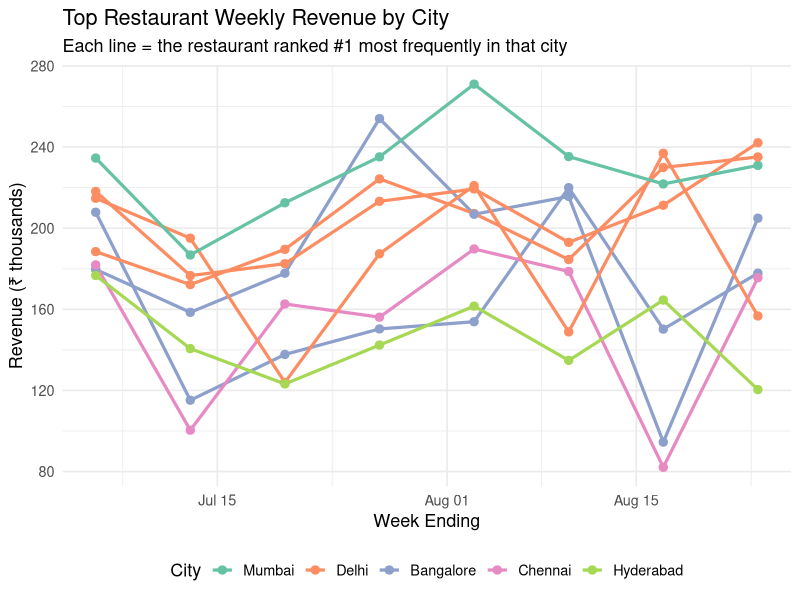
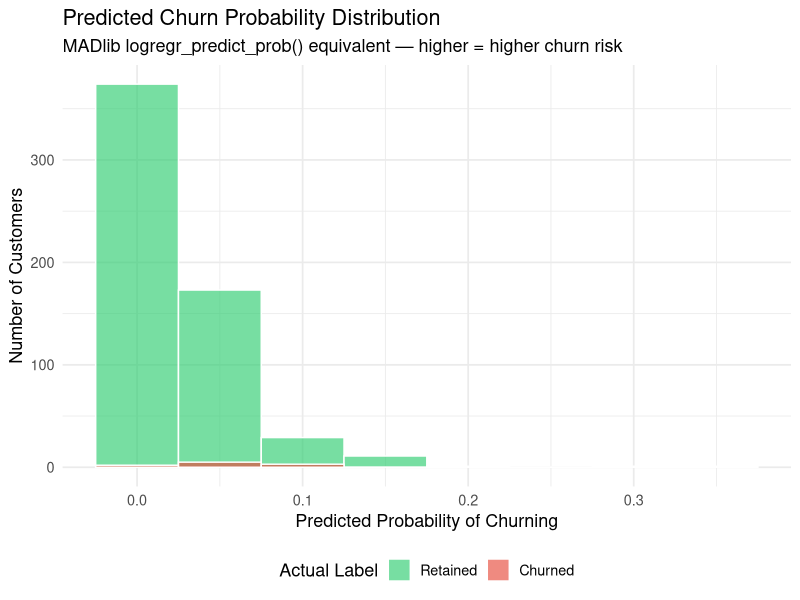
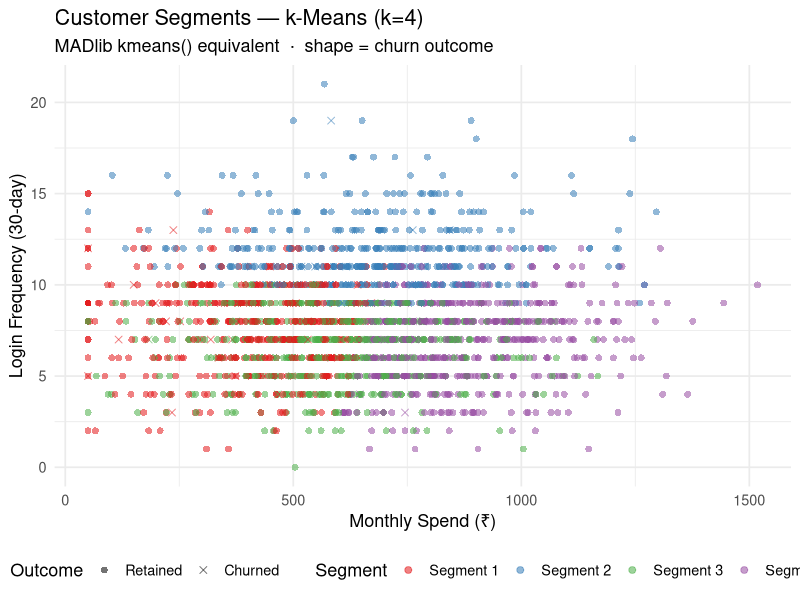

Write the R code that produced these figures, in order.
## ---- chunk 1
# Global chunk options — apply to all chunks below
knitr::opts_chunk$set(
  echo    = TRUE,    # show code in output
  warning = FALSE,   # suppress package warnings (cleaner output)
  message = FALSE    # suppress messages like library load notices
)

# Fix the random seed so results are perfectly reproducible
set.seed(42)

# Core packages — available on posit.cloud with no install
library(dplyr)    # data manipulation (mirrors SQL syntax closely)
library(ggplot2)  # data visualisation
## ---- chunk 2
# Build a synthetic Zomato/Swiggy-style dataset
# 5 cities × 6 restaurants × 8 weeks = 240 rows

cities      <- c("Mumbai", "Delhi", "Bangalore", "Chennai", "Hyderabad")
n_rest      <- 6    # restaurants per city
n_weeks     <- 8    # weeks of history

# Generate restaurant IDs per city
restaurant_data <- expand.grid(
  city          = cities,
  restaurant_id = 1:n_rest,   # 1–6 within each city
  week_num      = 1:n_weeks
) %>%
  mutate(
    # Unique restaurant ID across all cities
    restaurant_id = paste0(substr(city, 1, 3), "_R", restaurant_id),

    # Week-ending date starting from 2026-07-06
    week_ending   = as.Date("2026-07-06") + (week_num - 1) * 7,

    # Weekly revenue: base (city effect) + restaurant effect + noise
    base_revenue  = case_when(
      city == "Mumbai"    ~ 180000,
      city == "Delhi"     ~ 165000,
      city == "Bangalore" ~ 155000,
      city == "Chennai"   ~ 130000,
      TRUE                ~ 120000   # Hyderabad
    ),
    # Each restaurant has a persistent quality multiplier (0.6–1.4)
    quality_mult  = rep(
      runif(length(cities) * n_rest, 0.6, 1.4),
      each = n_weeks
    ),
    weekly_revenue = as.integer(base_revenue * quality_mult *
                                  rnorm(n(), mean = 1, sd = 0.08))
  ) %>%
  select(restaurant_id, city, week_ending, weekly_revenue) %>%
  arrange(city, restaurant_id, week_ending)

# Preview the first few rows
head(restaurant_data, 10)
## ---- chunk 3
# SQL equivalent:
#   RANK() OVER (PARTITION BY city, week_ending ORDER BY weekly_revenue DESC)
#
# dplyr equivalent: group_by the partition columns, then mutate (not summarise!)
ranked <- restaurant_data %>%
  group_by(city, week_ending) %>%           # PARTITION BY city, week_ending
  mutate(
    city_rank = rank(-weekly_revenue,        # ORDER BY weekly_revenue DESC
                     ties.method = "min")    # ties share the lowest rank number
  ) %>%
  ungroup()

# Show the top-ranked restaurant in each city for the most recent week
ranked %>%
  filter(week_ending == max(week_ending), city_rank == 1) %>%
  select(city, restaurant_id, weekly_revenue, city_rank) %>%
  arrange(desc(weekly_revenue))
## ---- chunk 4
# SQL equivalent:
#   weekly_revenue - LAG(weekly_revenue, 1) OVER (
#       PARTITION BY restaurant_id ORDER BY week_ending
#   ) AS wow_delta
#
# In dplyr: group by restaurant, order by date, then lag()

wow <- restaurant_data %>%
  group_by(restaurant_id) %>%               # PARTITION BY restaurant_id
  arrange(week_ending) %>%                  # ORDER BY week_ending
  mutate(
    prev_revenue = lag(weekly_revenue, 1),  # LAG(weekly_revenue, 1)
    wow_delta    = weekly_revenue - prev_revenue,   # week-over-week change
    wow_pct      = round(100 * wow_delta / prev_revenue, 1)  # as a percentage
  ) %>%
  ungroup()

# Which restaurants had the biggest single-week surge?
wow %>%
  filter(!is.na(wow_pct)) %>%
  arrange(desc(wow_pct)) %>%
  select(restaurant_id, city, week_ending, weekly_revenue, wow_pct) %>%
  head(8)
## ---- chunk 5
# SQL equivalent:
#   SUM(weekly_revenue) OVER (
#       PARTITION BY restaurant_id ORDER BY week_ending
#       ROWS BETWEEN UNBOUNDED PRECEDING AND CURRENT ROW
#   ) AS cumulative_revenue
#
#   NTILE(10) OVER (PARTITION BY city, week_ending ORDER BY weekly_revenue DESC)

enriched <- ranked %>%
  group_by(restaurant_id) %>%
  arrange(week_ending) %>%
  mutate(
    cumulative_revenue = cumsum(weekly_revenue)   # running total
  ) %>%
  group_by(city, week_ending) %>%
  mutate(
    # Assign each restaurant to a decile (1 = top 10%, 10 = bottom 10%)
    revenue_decile = ntile(desc(weekly_revenue), 10)
  ) %>%
  ungroup()

# Average cumulative revenue by city after 8 weeks
enriched %>%
  filter(week_ending == max(week_ending)) %>%
  group_by(city) %>%
  summarise(avg_cumulative = mean(cumulative_revenue),
            .groups = "drop") %>%
  arrange(desc(avg_cumulative))
## ---- chunk 6
# Plot weekly revenue for the #1 restaurant in each city
top_restaurants <- ranked %>%
  group_by(city) %>%
  filter(city_rank == 1) %>%
  # pick the restaurant that was #1 most often
  count(restaurant_id) %>%
  slice_max(n, n = 1) %>%
  pull(restaurant_id)

ranked %>%
  filter(restaurant_id %in% top_restaurants) %>%
  ggplot(aes(x = week_ending, y = weekly_revenue / 1000,
             colour = city, group = restaurant_id)) +
  geom_line(linewidth = 1.1) +
  geom_point(size = 2.5) +
  scale_colour_brewer(palette = "Set2") +
  labs(
    title   = "Top Restaurant Weekly Revenue by City",
    subtitle = "Each line = the restaurant ranked #1 most frequently in that city",
    x       = "Week Ending",
    y       = "Revenue (₹ thousands)",
    colour  = "City"
  ) +
  theme_minimal(base_size = 13) +
  theme(legend.position = "bottom")
## ---- chunk 7
# Simulate a customer behaviour table
# In production this would be a Greenplum table: customer_features
n_customers <- 2000   # illustrative sample

customers <- data.frame(
  customer_id    = paste0("C", sprintf("%05d", 1:n_customers)),

  # Feature 1: months on platform (0–36)
  tenure_months  = sample(1:36, n_customers, replace = TRUE),

  # Feature 2: average monthly spend in ₹
  monthly_spend  = round(rnorm(n_customers, mean = 650, sd = 250)),

  # Feature 3: support tickets in last 6 months (frustration signal)
  support_tickets = rpois(n_customers, lambda = 1.2),

  # Feature 4: login frequency in last 30 days (engagement signal)
  login_freq_30d  = rpois(n_customers, lambda = 8)
) %>%
  mutate(
    monthly_spend = pmax(monthly_spend, 50),    # no negative spend

    # Churn label: high tickets + low engagement + short tenure → more likely to churn
    churn_prob = plogis(                        # logistic function → probability
      -2.5
      + 0.4  * support_tickets
      - 0.04 * login_freq_30d
      - 0.05 * tenure_months
      - 0.001 * monthly_spend
    ),
    churned = rbinom(n_customers, 1, churn_prob)   # 0 = retained, 1 = churned
  ) %>%
  select(-churn_prob)

cat("Churn rate in sample:", round(100 * mean(customers$churned), 1), "%\n")
head(customers, 5)
## ---- chunk 8
# 70/30 split — in Greenplum you'd use a random() column filter in your SQL
train_idx  <- sample(nrow(customers), 0.7 * nrow(customers))
train_data <- customers[train_idx, ]
test_data  <- customers[-train_idx, ]

cat("Training rows:", nrow(train_data), "\n")
cat("Test rows    :", nrow(test_data),  "\n")
## ---- chunk 9
# ------------------------------------------------------------------
# MADlib SQL (what you'd run in Greenplum):
#
#   SELECT madlib.logregr_train(
#       'customer_features',
#       'churn_model',
#       'churned',
#       'ARRAY[tenure_months, monthly_spend, support_tickets, login_freq_30d]',
#       NULL, 20, 'irls'
#   );
#
# R equivalent using glm() with family = binomial (logistic):
# ------------------------------------------------------------------

churn_model <- glm(
  churned ~ tenure_months + monthly_spend + support_tickets + login_freq_30d,
  data   = train_data,
  family = binomial(link = "logit")   # logistic regression
)

# Inspect coefficients (like querying the churn_model table in MADlib)
summary_tbl <- data.frame(
  feature     = names(coef(churn_model)),
  coefficient = round(coef(churn_model), 4),
  p_value     = round(summary(churn_model)$coefficients[, 4], 4)
)
summary_tbl
## ---- chunk 10
# ------------------------------------------------------------------
# MADlib SQL (scoring):
#
#   SELECT customer_id,
#          madlib.logregr_predict(coef,
#              ARRAY[tenure_months, monthly_spend,
#                    support_tickets, login_freq_30d]) AS predicted_churn,
#          madlib.logregr_predict_prob(coef, ...) AS churn_probability
#   FROM   customer_features JOIN churn_model ON true
#   ORDER  BY churn_probability DESC;
#
# R equivalent:
# ------------------------------------------------------------------

test_data <- test_data %>%
  mutate(
    # Predicted probability of churning
    churn_probability = predict(churn_model,
                                newdata = test_data,
                                type    = "response"),

    # Classify: threshold at 0.5
    predicted_churn   = ifelse(churn_probability >= 0.5, 1, 0)
  )

# Confusion matrix
conf_matrix <- table(
  Predicted = test_data$predicted_churn,
  Actual    = test_data$churned
)
print(conf_matrix)

# Accuracy
accuracy <- mean(test_data$predicted_churn == test_data$churned)
cat("\nAccuracy:", round(100 * accuracy, 1), "%\n")
## ---- chunk 11
ggplot(test_data, aes(x = churn_probability,
                      fill = factor(churned, labels = c("Retained", "Churned")))) +
  geom_histogram(binwidth = 0.05, position = "identity",
                 alpha = 0.65, colour = "white") +
  scale_fill_manual(values = c("Retained" = "#2ecc71", "Churned" = "#e74c3c")) +
  labs(
    title    = "Predicted Churn Probability Distribution",
    subtitle = "MADlib logregr_predict_prob() equivalent — higher = higher churn risk",
    x        = "Predicted Probability of Churning",
    y        = "Number of Customers",
    fill     = "Actual Label"
  ) +
  theme_minimal(base_size = 13) +
  theme(legend.position = "bottom")
## ---- chunk 12
# ------------------------------------------------------------------
# MADlib SQL:
#   SELECT madlib.kmeans(
#       'customer_features',
#       'ARRAY[monthly_spend, login_freq_30d, tenure_months]',
#       4,                  -- k = 4 clusters
#       'madlib.dist_norm2' -- Euclidean distance
#   );
#
# R equivalent:
# ------------------------------------------------------------------

# Scale features before clustering (important! different units)
features_scaled <- scale(customers[, c("monthly_spend",
                                       "login_freq_30d",
                                       "tenure_months")])

kmeans_result <- kmeans(
  features_scaled,
  centers  = 4,     # k = 4 segments
  nstart   = 25,    # try 25 random starts, keep best
  iter.max = 100    # max iterations per start
)

# Attach cluster labels back to customer data
customers$segment <- factor(kmeans_result$cluster,
                             labels = paste0("Segment ", 1:4))

# Profile each segment
customers %>%
  group_by(segment) %>%
  summarise(
    n_customers    = n(),
    avg_spend      = round(mean(monthly_spend)),
    avg_logins     = round(mean(login_freq_30d), 1),
    avg_tenure     = round(mean(tenure_months), 1),
    churn_rate_pct = round(100 * mean(churned), 1),
    .groups = "drop"
  ) %>%
  arrange(desc(avg_spend))
## ---- chunk 13
ggplot(customers, aes(x = monthly_spend, y = login_freq_30d,
                      colour = segment, shape = factor(churned))) +
  geom_point(alpha = 0.55, size = 2) +
  scale_colour_brewer(palette = "Set1") +
  scale_shape_manual(values = c(16, 4),
                     labels = c("Retained", "Churned")) +
  labs(
    title    = "Customer Segments — k-Means (k=4)",
    subtitle = "MADlib kmeans() equivalent  ·  shape = churn outcome",
    x        = "Monthly Spend (₹)",
    y        = "Login Frequency (30-day)",
    colour   = "Segment",
    shape    = "Outcome"
  ) +
  theme_minimal(base_size = 13) +
  theme(legend.position = "bottom")
